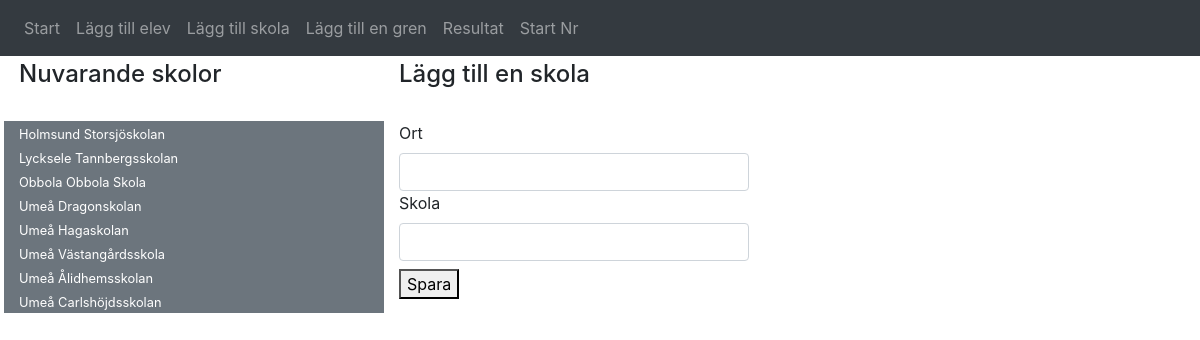
/addschool.php, run on the app's committed database.
### tables this page shows
CREATE TABLE `school` (
  `idSchool` int(11) NOT NULL,
  `city` text NOT NULL,
  `school` text NOT NULL
);

### addschool.php (the view)
<?php
require 'header.php';
$query1 = "SELECT * FROM school ORDER BY city ASC";
$result1 = $mysqli -> query($query1);
echo '<div class="container ml-1 mt-1">'.$nl;
    echo $tab.'<div class="row">'.$nl;
        echo $tab.$tab.'<div class="col-4">'.$nl;
            echo $tab.$tab.$tab.'<h4>Nuvarande skolor</h4><br>'.$nl;
        echo $tab.$tab.'</div>'.$nl;
        echo $tab.$tab.'<div class="col-4">'.$nl;
            echo $tab.$tab.$tab.'<h4>Lägg till en skola</h4><br>'.$nl;
        echo $tab.$tab.'</div>'.$nl;
    echo $tab.'</div>'.$nl;
    echo $tab.'<div class="row">'.$nl;
        echo $tab.$tab.'<div class="col-4 bg-secondary text-white">'.$nl;
            while ($row = mysqli_fetch_array($result1)) {
                echo $tab.$tab.$tab.'<small>'.$row['city'].' '.$row['school'].'</small><br>'.$nl;
            }
        echo $tab.$tab.'</div>'.$nl;
        echo $tab.$tab.'<div class="col-4">'.$nl;
            echo $tab.$tab.$tab.'<form action="actionschool.php" method="post">'.$nl;
                echo $tab.$tab.$tab.$tab.'<label>Ort</label>'.$nl;
                echo $tab.$tab.$tab.$tab.'<input type="text" class="form-control" name="city">'.$nl;
                echo $tab.$tab.$tab.$tab.'<label>Skola</label>'.$nl;
                echo $tab.$tab.$tab.$tab.'<input type="text" class="form-control mb-2" name="school">'.$nl;
                echo $tab.$tab.$tab.$tab.'<button type="submit" name="saveSchool">Spara</button>'.$nl;
            echo $tab.$tab.$tab.'</form>'.$nl;
        echo $tab.$tab.'</div>'.$nl;
    echo $tab.'</div>'.$nl;
echo '</div>'.$nl;
require 'footer.php';
?>

### includes/mall.css (style rules this page uses)
body { margin: 0; padding: 0; }

### data on the page
school: city "Holmsund", school "Storsjöskolan"
school: city "Lycksele", school "Tannbergsskolan"
school: city "Obbola", school "Obbola Skola"
school: city "Umeå", school "Dragonskolan"
school: city "Umeå", school "Hagaskolan"
school: city "Umeå", school "Västangårdsskola"
school: city "Umeå", school "Ålidhemsskolan"
school: city "Umeå", school "Carlshöjdsskolan"
